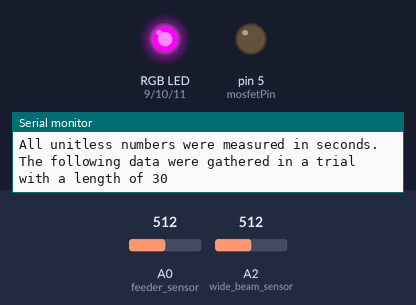
Simulated run of this sketch. Board: Arduino Uno, built with avr-gcc and run on an emulated ATmega328P. Parts: an RGB LED mixed from three pins (HIGH = lit), output pins drawn as LEDs (lit = HIGH), the last lines printed to the serial monitor. Dashed ring = blinking. The inputs (shaded band) are chosen by the test bench; at power-on: A2 (wide_beam_sensor) = 512, A0 (feeder_sensor) = 512.

Above: at 1.2 s.
1.3 s: A2 (wide_beam_sensor) set to 90
3.3 s: A0 (feeder_sensor) set to 10
At 3.7 s:
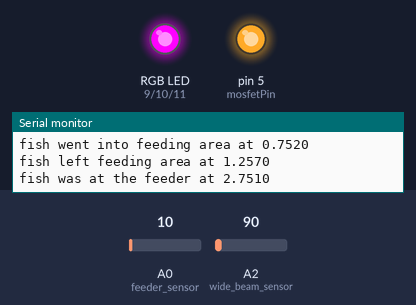
At 8.78 s:
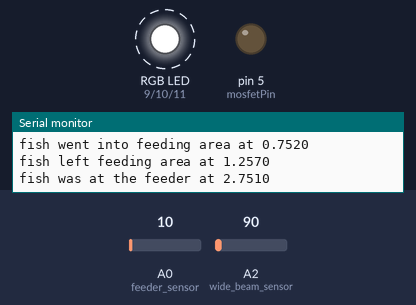
Timing chart, 0 to 11.3 s (numbered marks = the images above; inputs shaded):
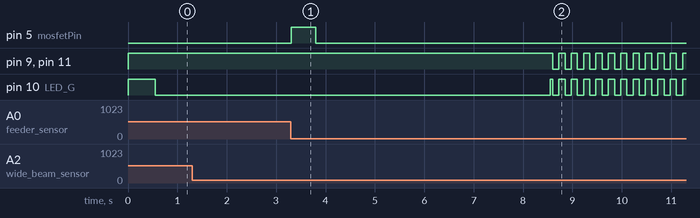

Measured:
- after the input at 3.3 s, pin 5 (mosfetPin): LOW → HIGH at once, → LOW 0.50 s later

The sketch:

Phase3Experiment.ino
```cpp
/*
 * Automate RGB LED, feeder motor, reflective feeder sensor, and wide beam sensor.
 *  -Turn blue LED on (using blue instead of red because the wide beam sensor shows red lights)
 *  -Wait 8 seconds or until feeder sensor is triggered, whichever comes first
 *  -Save that time value
 *  -Feed fish (step motor using MOSFET switch)
 *  -Flash white LED 5 times
 *  -Wait until fish swims away and triggers the wide beam sensor
 *  -Wait some interval of time
 *  -Repeat from beginning for x trials
 *  -Export data manually
 *
 * If the libraries on lines 1-4 don't import correctly,
 * go to Sketch / Include Library / Add .ZIP Library and select
 * the IR_Libraries ZIP folder.
 *
 * Tamara O'Malley, Monica Gray
 * 08 August 2017
 * Updated 8/10/17 - changed LED from red to blue
 * Updated 8/11/17 - added variable for time delay between trials
 */

// set up variables for use in entire program

int placeholder = 1;

//RGB LED (common anode: R+GB)
int LED_R = 9;                      //the number of the RGB LED Red pin for the feeding light
int LED_G = 10;                     //the number of the RGB LED Green pin for the feeding light
int LED_B = 11;                     //the number of the RGB LED Blue pin for the feeding light

int LED_on = 0;                     //0 = ON at full brightness
int LED_off = 255;                  //255 = OFF

//FEEDER SENSOR (Keyence FU-23X reflective fiber sensor with FS-V21X IR amplifier)
boolean fish_got_food = false;    //whether the fish has gotten close enough to the feeder to trigger the sensor (we assume it ate)
boolean fish_through_gate = false;
int fs_count = 0;                   //tracks how many times the feeder sensor has been read; used to slow down printing of "waiting" statement

//WIDE BEAM SENSOR (Keyence FU-A100 wide beam fiber sensor with FS-V21X IR amplifier)
int wideBeam_sensor_value = analogRead(A2);
int wideBeam_sensor_threshold = 50; //the level of output from the wide beam sensor that indicates the fish has passed through it
boolean fish_in_feeding_area = false;          //whether the fish has gone away from the feeding area, through the wide beam sensor
int wbs_count = 0;                  //tracks how many times the wide beam sensor has been read; used to slow down printing of "waiting" statement

//FEEDER controlled by MOSFET switch (Med Associates ENV-203-14P 14 mg Pellet Dispenser)
int mosfetPin = 5;                  //the number of the MOSFET switch pin

//TIMER variables
float gate_sensor_time = 0;
float feed_sensor_time = 0;
float start_time_secs = 0;
long randNumber = 0;


void setup() {
//begin SETUP section

  Serial.begin(9600);           //allow printing to the serial monitor
  randomSeed(analogRead(0));

  pinMode(LED_R, OUTPUT);       //set up pins connected to RGB leads for the feeding sensor
  pinMode(LED_G, OUTPUT);
  pinMode(LED_B, OUTPUT);
  RGB_off();

  analogReference(INTERNAL);    //set up pins to read sensors
  pinMode(A0, INPUT);           //feeder sensor
  pinMode(A2, INPUT);           //wide beam sensor

  pinMode(mosfetPin, OUTPUT);   //set up pin connected to MOSFET switch controlling the feeder
  digitalWrite(mosfetPin, LOW); //initialize feeder to OFF

  Serial.println("All unitless numbers were measured in seconds.");
}


void loop()
{
    fish_in_feeding_area = false;
    fish_through_gate = false;
    fish_got_food = false;                    //we'll need this later

    delay(500);                             //This waits .5 seconds so that a fish who is leaving the feeding area after waiting in there longer than the trial length won't immediately trigger the gate in the new trial

    start_time_secs = millis() / 1000.00;   //This records the uptime of the machine when the current loop was started. it needs to be saved as seconds to avoid overflow (i think? I'm taking precautions)

    //randNumber = random(300, 1000);           //random(minimum seconds, maximum seconds)
    randNumber = 30;
    Serial.print("\nThe following data were gathered in a trial with a length of "); Serial.println(randNumber);


    RGB_on(LED_off, LED_on, LED_off);               //green light on
    delay(500);                                     //this makes sure that the fish passing back through the gate after the previous trial doesn't trip the sensor
    while ( (millis()/1000.00 - start_time_secs) < 8 ) {
      check_for_fish();
      check_for_fish_leaving();
    }
    RGB_off();                                      //green light off


    for (int i=0; i <= 20; i++){          //This for loop flashes the light once, and then checks if the fish is near the sensor after each flash
      check_for_fish();
      RGB_on(LED_on, LED_on, LED_on);     //White LED on
      check_for_fish();
      check_for_fish_leaving();
      delay(75);                          //wait
      check_for_fish();
      check_for_fish_leaving();
      RGB_off();                          //White LED off
      check_for_fish();
      check_for_fish_leaving();
      delay(75);                          //wait
      check_for_fish();
      check_for_fish_leaving();
    }


    while (  millis()/1000 - start_time_secs <= randNumber ) { //essentially this should keep the machine checking to see if the sensor has been tripped for 59 seconds after the cycle started. i gave it a second to get back to the top of the code (does it need that? i dunno but i'm being careful)
      Serial.print(analogRead(A0)); Serial.print("\t"); Serial.println(analogRead(A2));
      check_for_fish();
      check_for_fish_leaving();
    }


    if (fish_got_food == false) {
      Serial.println("Fish did not approach feeding sensor");
    }

    while (fish_in_feeding_area == true) {
      check_for_fish_leaving();
    }

}


/*
 * Function to turn on LED at desired brightness and color
 *
 * RGB_on(red brightness number, green brightness number, blue brightness number);
 *
 *  -brightness number:
 *      can enter an integer or use the "LED_on" variable
 *        on = 0 (very bright)
 *        off = 255
 *      mix and match to make different colors
 *        no light = all 3 numbers OFF (255)
 *        white = all 3 numbers ON @ same brightness
 *        red = red ON, green OFF, blue OFF
 *        etc
 */
void RGB_on(int redBrightness, int greenBrightness, int blueBrightness)
{
  analogWrite(LED_R, redBrightness);
  analogWrite(LED_G, greenBrightness);
  analogWrite(LED_B, blueBrightness);
  delay(50);
}


/*
 * Function to turn on LED off
 *
 * RGB_off();
 */
void RGB_off()
{
  analogWrite(LED_R, LED_off);
  analogWrite(LED_B, LED_off);
  analogWrite(LED_G, LED_off);
  delay(50);
}


/*
 * Function to dispense food
 *
 * dispense_food();
 *
 *  -MOSFET switch controls feeder:
 *     digitalWrite(mosfetPin, HIGH) --> activates switch to dispense food
 *     digitalWrite(mosfetPin, LOW) --> resets switch
 *
 *  -feeder needs at least 500 ms between signals
 */
void dispense_food()
{
  digitalWrite(mosfetPin, HIGH);          //dispense food
  delay(500);

  digitalWrite(mosfetPin, LOW);           //reset feeder switch
  delay(500);
}

void check_for_fish()
{
  //Use these for trooubleshooting:
  //Serial.print(analogRead(A0)); Serial.print("\t");
  //Serial.println("");
  //Serial.print(analogRead(A2)); Serial.print("\t");
  //Serial.println(fish_through_gate);

  //Note that the A0(feeding) sensor inteprets close objects as LOW numbers, while the A2(gate) sensor interpets close objects as HIGH numbers.
  //This is why the analogRead(A0) "if loop" uses "less than", while the analogRead(A2) "if loop" uses "greater than".

  if ( (analogRead(A2) < 100) && (fish_through_gate == false) ) {
    gate_sensor_time = (millis() / 1000.00) - start_time_secs;
    Serial.print("fish went into feeding area at "); Serial.println(gate_sensor_time, 4);
    fish_through_gate = true;
    fish_in_feeding_area = true;
    delay(500);

  }

  if (fish_got_food == false) {                 //check to make sure the "fish approached..." statement hasn't already been printed this cycle
    delay(4);                                   //I have no idea why this delay is necessary, but the program won't run right without it
    if (fish_through_gate == true) {
      if (analogRead(A0) < 12) {                //do this bit if the sensor is being tripped (the 75 is essentially arbitrary):
        feed_sensor_time = (millis() / 1000.00) - start_time_secs;  //feeder_sensor_time is set to the current uptime(as seconds) minus the uptime at the start of the cycle(as seconds)
        Serial.print("fish was at the feeder at "); Serial.println(feed_sensor_time, 4);
        dispense_food();
        RGB_off;
        fish_got_food = true;                                         //set this so we can tell the computer not to print the "fish approached..." statement again
      }
    }
  }
}


void check_for_fish_leaving()
{
  if (fish_in_feeding_area == true) {
    if (analogRead(A2) < 100) {
      if (fish_through_gate == false) {
        gate_sensor_time = (millis() / 1000.00) - start_time_secs;
        Serial.print("fish went into feeding area at "); Serial.println(gate_sensor_time, 4);
        fish_through_gate = true;
        fish_in_feeding_area = true;
      }
      else {
        gate_sensor_time = (millis() / 1000.00) - start_time_secs;
        Serial.print("fish left feeding area at "); Serial.println(gate_sensor_time, 4);
        fish_in_feeding_area = false;
      }
    }
  }
}
```
